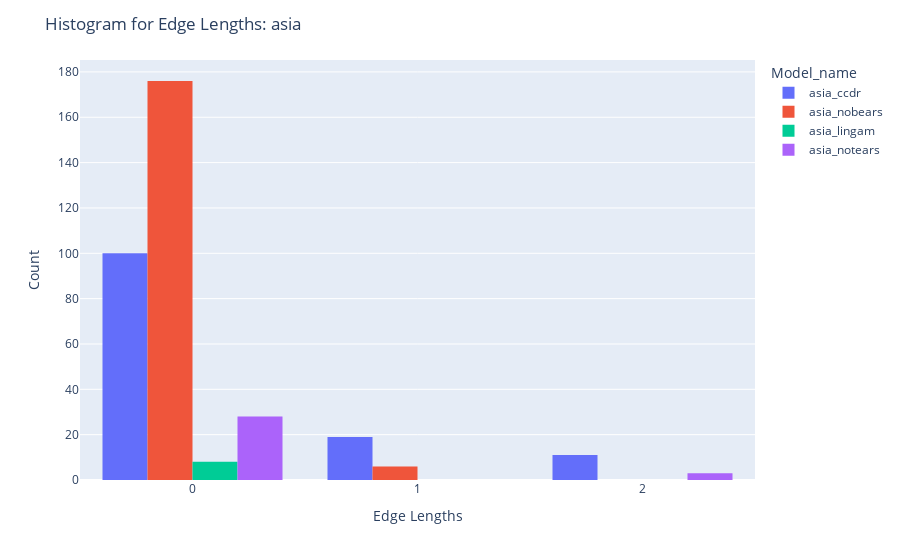

Here is the notebook cell this chart was saved with:
### Code cell
fig = px.histogram(df, x="Edge Lengths", color='Model_name', barmode='group')
fig.update_layout(
    title_text=f'Histogram for Edge Lengths: {dataset_name}', # title of plot
    xaxis_title_text='Edge Lengths', # xaxis label
    yaxis_title_text='Count', # yaxis label
)
fig.show()

### Figure 1 — Plotly figure (JSON) as saved in the notebook; plotly's stock layout.template omitted (floating-point values rounded to 4 significant figures; data arrays with more than 128 entries replaced by an {"elided": "..."} marker saying what was removed)
{"data": [{"alignmentgroup": "True", "bingroup": "x", "hovertemplate": "Model_name=asia_ccdr<br>Edge Lengths=%{x}<br>count=%{y}<extra></extra>", "legendgroup": "asia_ccdr", "marker": {"color": "#636efa", "pattern": {"shape": ""}}, "name": "asia_ccdr", "offsetgroup": "asia_ccdr", "orientation": "v", "showlegend": true, "type": "histogram", "x": {"elided": "130 int values"}, "xaxis": "x", "yaxis": "y"}, {"alignmentgroup": "True", "bingroup": "x", "hovertemplate": "Model_name=asia_nobears<br>Edge Lengths=%{x}<br>count=%{y}<extra></extra>", "legendgroup": "asia_nobears", "marker": {"color": "#EF553B", "pattern": {"shape": ""}}, "name": "asia_nobears", "offsetgroup": "asia_nobears", "orientation": "v", "showlegend": true, "type": "histogram", "x": {"elided": "182 int values"}, "xaxis": "x", "yaxis": "y"}, {"alignmentgroup": "True", "bingroup": "x", "hovertemplate": "Model_name=asia_lingam<br>Edge Lengths=%{x}<br>count=%{y}<extra></extra>", "legendgroup": "asia_lingam", "marker": {"color": "#00cc96", "pattern": {"shape": ""}}, "name": "asia_lingam", "offsetgroup": "asia_lingam", "orientation": "v", "showlegend": true, "type": "histogram", "x": [0, 0, 0, 0, 0, 0, 0, 0], "xaxis": "x", "yaxis": "y"}, {"alignmentgroup": "True", "bingroup": "x", "hovertemplate": "Model_name=asia_notears<br>Edge Lengths=%{x}<br>count=%{y}<extra></extra>", "legendgroup": "asia_notears", "marker": {"color": "#ab63fa", "pattern": {"shape": ""}}, "name": "asia_notears", "offsetgroup": "asia_notears", "orientation": "v", "showlegend": true, "type": "histogram", "x": [0, 0, 0, 0, 0, 2, 0, 0, 0, 2, 0, 0, 0, 0, 0, 0, 0, 0, 0, 0, 0, 2, 0, 0, 0, 0, 0, 0, 0, 0, 0], "xaxis": "x", "yaxis": "y"}], "layout": {"barmode": "group", "legend": {"title": {"text": "Model_name"}, "tracegroupgap": 0}, "margin": {"t": 60}, "title": {"text": "Histogram for Edge Lengths: asia"}, "xaxis": {"anchor": "y", "domain": [0, 1], "title": {"text": "Edge Lengths"}}, "yaxis": {"anchor": "x", "domain": [0, 1], "title": {"text": "Count"}}}}
